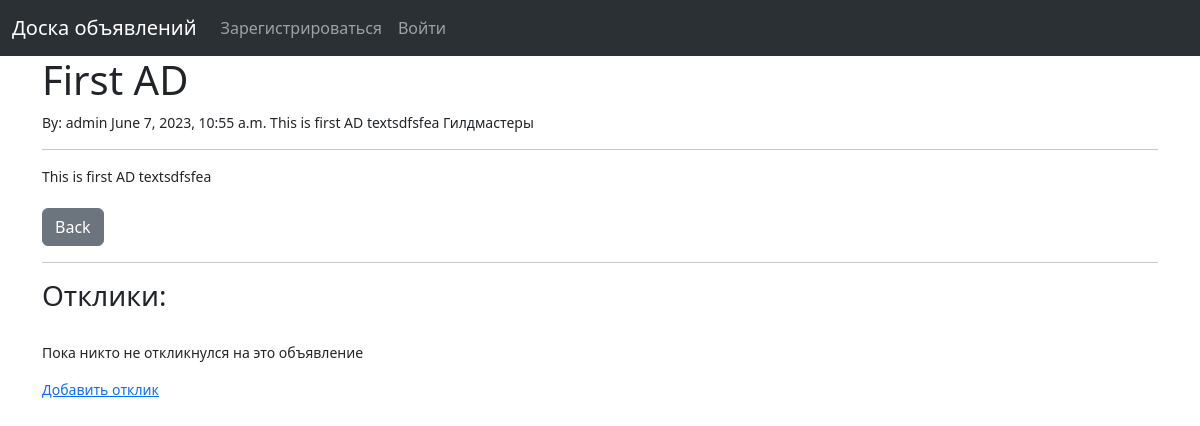
Page /announcements/1 on the earlier database version.
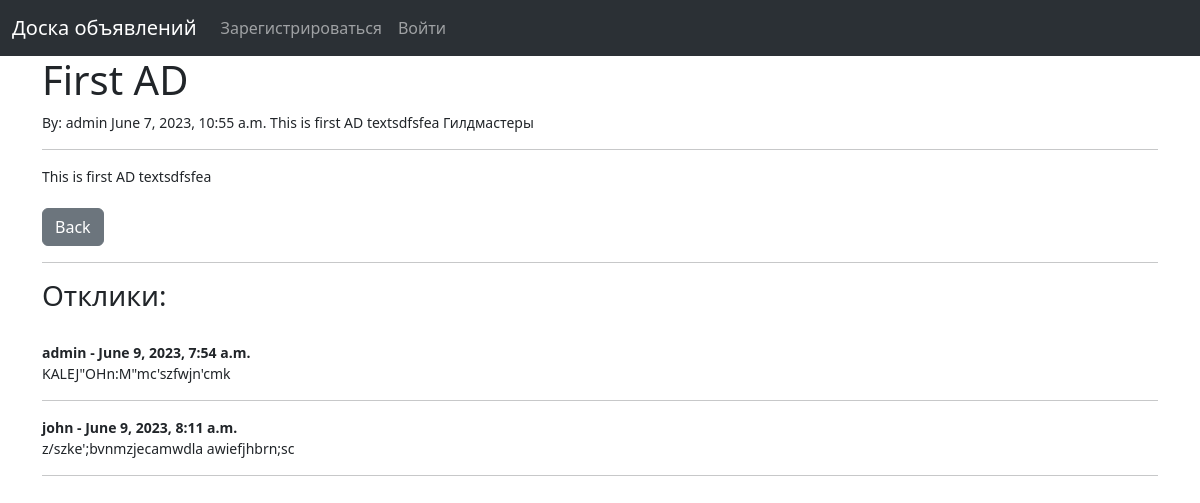
Same page on the later database version.
### board/models.py (models this page shows, shortened)
class Category(models.Model):
    name = models.CharField("Название", max_length=255)
    def __str__(self):
        return f"{self.name}"

class Response(models.Model):
    announcement = models.ForeignKey(
        Announcement,
        related_name="responses",
        on_delete=models.CASCADE,
        verbose_name="Объявление",
    )
    name = models.CharField(max_length=124)
    text = models.TextField(default="")
    datetime_added = models.DateTimeField(auto_now_add=True)

### board/views.py (the view)
class AnnouncementDetailView(DetailView):
    model = Announcement
    template_name = "announcement_details.html"

### board/templates/announcement_details.html (shortened to what this page needs)
{% extends 'base.html' %}
{% block content %}
<h1>{{ announcement.title }}</h1>
<small> By:
    {{ announcement.author }}
    {{ announcement.publication_datetime }}
    {{ announcement.text|safe }}
    {% for cat in announcement.category.all %}
        {{ cat }}
    {% endfor  %}
<hr>
<div>{{ announcement.text }}</div>
<br/>
<a href="{% url 'board' %}" class="btn btn-secondary">Back</a>
<hr>
<h3>Отклики:</h3>
<br/>
{% if not announcement.responses.all %}
    <p>Пока никто не откликнулся на это объявление</p>
    <a href="#">Добавить отклик</a>
{% else %}
    {% for res in announcement.responses.all %}
        <strong>{{ res.name }} - {{ res.datetime_added }}</strong><br/>
        {{ res.text }}<br/>
        <hr>
    {% endfor %}
{% endif %}
{% endblock %}

Differences in the rows shown:
added Response: name "admin", datetime_added "June 9, 2023, 7:54 a.m.", text "KALEJ\"OHn:M\"mc'szfwjn'cmk"
added Response: name "john", datetime_added "June 9, 2023, 8:11 a.m.", text "z/szke';bvnmzjecamwdla awiefjhbrn;sc"
Other differences:
text no longer shown: "Пока никто не откликнулся на это объявление Добавить отклик"
